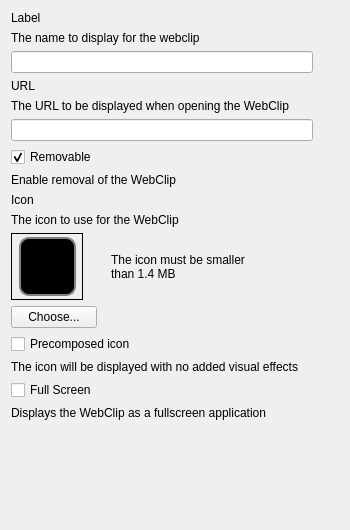
<?xml version="1.0" encoding="UTF-8"?>
<ui version="4.0">
 <class>WebclipForm</class>
 <widget class="QWidget" name="WebclipForm">
  <property name="geometry">
   <rect>
    <x>0</x>
    <y>0</y>
    <width>350</width>
    <height>530</height>
   </rect>
  </property>
  <property name="sizePolicy">
   <sizepolicy hsizetype="Minimum" vsizetype="MinimumExpanding">
    <horstretch>1</horstretch>
    <verstretch>1</verstretch>
   </sizepolicy>
  </property>
  <property name="minimumSize">
   <size>
    <width>350</width>
    <height>530</height>
   </size>
  </property>
  <property name="windowTitle">
   <string>Dialog</string>
  </property>
  <layout class="QGridLayout" name="gridLayout">
   <item row="0" column="0">
    <widget class="QLabel" name="lLabel">
     <property name="text">
      <string>Label</string>
     </property>
    </widget>
   </item>
   <item row="1" column="0" colspan="3">
    <widget class="QLabel" name="lTipLabel">
     <property name="text">
      <string>The name to display for the webclip</string>
     </property>
    </widget>
   </item>
   <item row="2" column="0" colspan="2">
    <widget class="QLineEdit" name="editLabel"/>
   </item>
   <item row="3" column="0">
    <widget class="QLabel" name="lURL">
     <property name="text">
      <string>URL</string>
     </property>
    </widget>
   </item>
   <item row="4" column="0" colspan="3">
    <widget class="QLabel" name="lTipURL">
     <property name="text">
      <string>The URL to be displayed when opening the WebClip</string>
     </property>
    </widget>
   </item>
   <item row="5" column="0" colspan="2">
    <widget class="QLineEdit" name="editURL"/>
   </item>
   <item row="6" column="0">
    <widget class="QCheckBox" name="chkRemovable">
     <property name="text">
      <string>Removable</string>
     </property>
     <property name="checked">
      <bool>true</bool>
     </property>
    </widget>
   </item>
   <item row="7" column="0" colspan="2">
    <widget class="QLabel" name="lTipRemovable">
     <property name="text">
      <string>Enable removal of the WebClip</string>
     </property>
    </widget>
   </item>
   <item row="8" column="0">
    <widget class="QLabel" name="lIcon">
     <property name="text">
      <string>Icon</string>
     </property>
    </widget>
   </item>
   <item row="9" column="0" colspan="2">
    <widget class="QLabel" name="lTipIcon">
     <property name="text">
      <string>The icon to use for the WebClip</string>
     </property>
    </widget>
   </item>
   <item row="10" column="0" colspan="3">
    <layout class="QHBoxLayout" name="horizontalLayout_2" stretch="0,0,1">
     <property name="spacing">
      <number>-1</number>
     </property>
     <item>
      <widget class="QFrame" name="frame">
       <property name="sizePolicy">
        <sizepolicy hsizetype="Minimum" vsizetype="Fixed">
         <horstretch>0</horstretch>
         <verstretch>0</verstretch>
        </sizepolicy>
       </property>
       <property name="minimumSize">
        <size>
         <width>72</width>
         <height>67</height>
        </size>
       </property>
       <property name="maximumSize">
        <size>
         <width>72</width>
         <height>67</height>
        </size>
       </property>
       <property name="frameShape">
        <enum>QFrame::Box</enum>
       </property>
       <layout class="QGridLayout" name="gridLayout_2">
        <property name="margin">
         <number>0</number>
        </property>
        <property name="spacing">
         <number>0</number>
        </property>
        <item row="1" column="0">
         <spacer name="horizontalSpacer_3">
          <property name="orientation">
           <enum>Qt::Horizontal</enum>
          </property>
          <property name="sizeHint" stdset="0">
           <size>
            <width>2</width>
            <height>40</height>
           </size>
          </property>
         </spacer>
        </item>
        <item row="1" column="4">
         <spacer name="horizontalSpacer_2">
          <property name="orientation">
           <enum>Qt::Horizontal</enum>
          </property>
          <property name="sizeHint" stdset="0">
           <size>
            <width>2</width>
            <height>40</height>
           </size>
          </property>
         </spacer>
        </item>
        <item row="1" column="1">
         <widget class="QLabel" name="lIconPixmap">
          <property name="sizePolicy">
           <sizepolicy hsizetype="Fixed" vsizetype="Fixed">
            <horstretch>0</horstretch>
            <verstretch>0</verstretch>
           </sizepolicy>
          </property>
          <property name="minimumSize">
           <size>
            <width>57</width>
            <height>59</height>
           </size>
          </property>
          <property name="maximumSize">
           <size>
            <width>57</width>
            <height>59</height>
           </size>
          </property>
          <property name="palette">
           <palette>
            <active>
             <colorrole role="Button">
              <brush brushstyle="SolidPattern">
               <color alpha="255">
                <red>0</red>
                <green>0</green>
                <blue>0</blue>
               </color>
              </brush>
             </colorrole>
             <colorrole role="Base">
              <brush brushstyle="SolidPattern">
               <color alpha="255">
                <red>0</red>
                <green>0</green>
                <blue>0</blue>
               </color>
              </brush>
             </colorrole>
             <colorrole role="Window">
              <brush brushstyle="SolidPattern">
               <color alpha="255">
                <red>0</red>
                <green>0</green>
                <blue>0</blue>
               </color>
              </brush>
             </colorrole>
            </active>
            <inactive>
             <colorrole role="Button">
              <brush brushstyle="SolidPattern">
               <color alpha="255">
                <red>0</red>
                <green>0</green>
                <blue>0</blue>
               </color>
              </brush>
             </colorrole>
             <colorrole role="Base">
              <brush brushstyle="SolidPattern">
               <color alpha="255">
                <red>0</red>
                <green>0</green>
                <blue>0</blue>
               </color>
              </brush>
             </colorrole>
             <colorrole role="Window">
              <brush brushstyle="SolidPattern">
               <color alpha="255">
                <red>0</red>
                <green>0</green>
                <blue>0</blue>
               </color>
              </brush>
             </colorrole>
            </inactive>
            <disabled>
             <colorrole role="Button">
              <brush brushstyle="SolidPattern">
               <color alpha="255">
                <red>0</red>
                <green>0</green>
                <blue>0</blue>
               </color>
              </brush>
             </colorrole>
             <colorrole role="Base">
              <brush brushstyle="SolidPattern">
               <color alpha="255">
                <red>0</red>
                <green>0</green>
                <blue>0</blue>
               </color>
              </brush>
             </colorrole>
             <colorrole role="Window">
              <brush brushstyle="SolidPattern">
               <color alpha="255">
                <red>0</red>
                <green>0</green>
                <blue>0</blue>
               </color>
              </brush>
             </colorrole>
            </disabled>
           </palette>
          </property>
          <property name="autoFillBackground">
           <bool>false</bool>
          </property>
          <property name="styleSheet">
           <string notr="true">border-radius: 10px;
border-width: 1px;
background-color: black;
border: 2px solid grey;
</string>
          </property>
          <property name="frameShape">
           <enum>QFrame::Box</enum>
          </property>
          <property name="text">
           <string/>
          </property>
          <property name="scaledContents">
           <bool>true</bool>
          </property>
         </widget>
        </item>
        <item row="2" column="1">
         <spacer name="verticalSpacer_3">
          <property name="orientation">
           <enum>Qt::Vertical</enum>
          </property>
          <property name="sizeHint" stdset="0">
           <size>
            <width>20</width>
            <height>2</height>
           </size>
          </property>
         </spacer>
        </item>
        <item row="0" column="1">
         <spacer name="verticalSpacer_2">
          <property name="orientation">
           <enum>Qt::Vertical</enum>
          </property>
          <property name="sizeHint" stdset="0">
           <size>
            <width>20</width>
            <height>2</height>
           </size>
          </property>
         </spacer>
        </item>
       </layout>
      </widget>
     </item>
     <item>
      <widget class="QWidget" name="sizeWarning" native="true">
       <layout class="QHBoxLayout" name="horizontalLayout" stretch="0,1">
        <property name="margin">
         <number>0</number>
        </property>
        <item>
         <widget class="QLabel" name="sizeIcon">
          <property name="sizePolicy">
           <sizepolicy hsizetype="Minimum" vsizetype="Minimum">
            <horstretch>0</horstretch>
            <verstretch>0</verstretch>
           </sizepolicy>
          </property>
          <property name="minimumSize">
           <size>
            <width>16</width>
            <height>16</height>
           </size>
          </property>
          <property name="maximumSize">
           <size>
            <width>16</width>
            <height>16</height>
           </size>
          </property>
          <property name="text">
           <string/>
          </property>
          <property name="pixmap">
           <pixmap>:/assets/warning.png</pixmap>
          </property>
          <property name="scaledContents">
           <bool>true</bool>
          </property>
          <property name="alignment">
           <set>Qt::AlignCenter</set>
          </property>
         </widget>
        </item>
        <item>
         <widget class="QLabel" name="lTipSize">
          <property name="text">
           <string>The icon must be smaller than 1.4 MB</string>
          </property>
          <property name="wordWrap">
           <bool>true</bool>
          </property>
         </widget>
        </item>
       </layout>
      </widget>
     </item>
     <item>
      <widget class="QWidget" name="spacer" native="true"/>
     </item>
    </layout>
   </item>
   <item row="11" column="0">
    <widget class="QPushButton" name="btnChoose">
     <property name="text">
      <string>Choose...</string>
     </property>
     <property name="default">
      <bool>false</bool>
     </property>
    </widget>
   </item>
   <item row="11" column="1">
    <spacer name="horizontalSpacer">
     <property name="orientation">
      <enum>Qt::Horizontal</enum>
     </property>
     <property name="sizeHint" stdset="0">
      <size>
       <width>40</width>
       <height>20</height>
      </size>
     </property>
    </spacer>
   </item>
   <item row="12" column="0" colspan="2">
    <widget class="QCheckBox" name="chkPrecomposed">
     <property name="text">
      <string>Precomposed icon</string>
     </property>
    </widget>
   </item>
   <item row="13" column="0" colspan="3">
    <widget class="QLabel" name="lTipPrecomposed">
     <property name="text">
      <string>The icon will be displayed with no added visual effects</string>
     </property>
    </widget>
   </item>
   <item row="14" column="0">
    <widget class="QCheckBox" name="chkFullscreen">
     <property name="text">
      <string>Full Screen</string>
     </property>
    </widget>
   </item>
   <item row="15" column="0" colspan="3">
    <widget class="QLabel" name="lTipFullscreen">
     <property name="text">
      <string>Displays the WebClip as a fullscreen application</string>
     </property>
    </widget>
   </item>
   <item row="16" column="2">
    <spacer name="verticalSpacer">
     <property name="orientation">
      <enum>Qt::Vertical</enum>
     </property>
     <property name="sizeHint" stdset="0">
      <size>
       <width>20</width>
       <height>26</height>
      </size>
     </property>
    </spacer>
   </item>
  </layout>
 </widget>
 <resources/>
 <connections/>
</ui>
